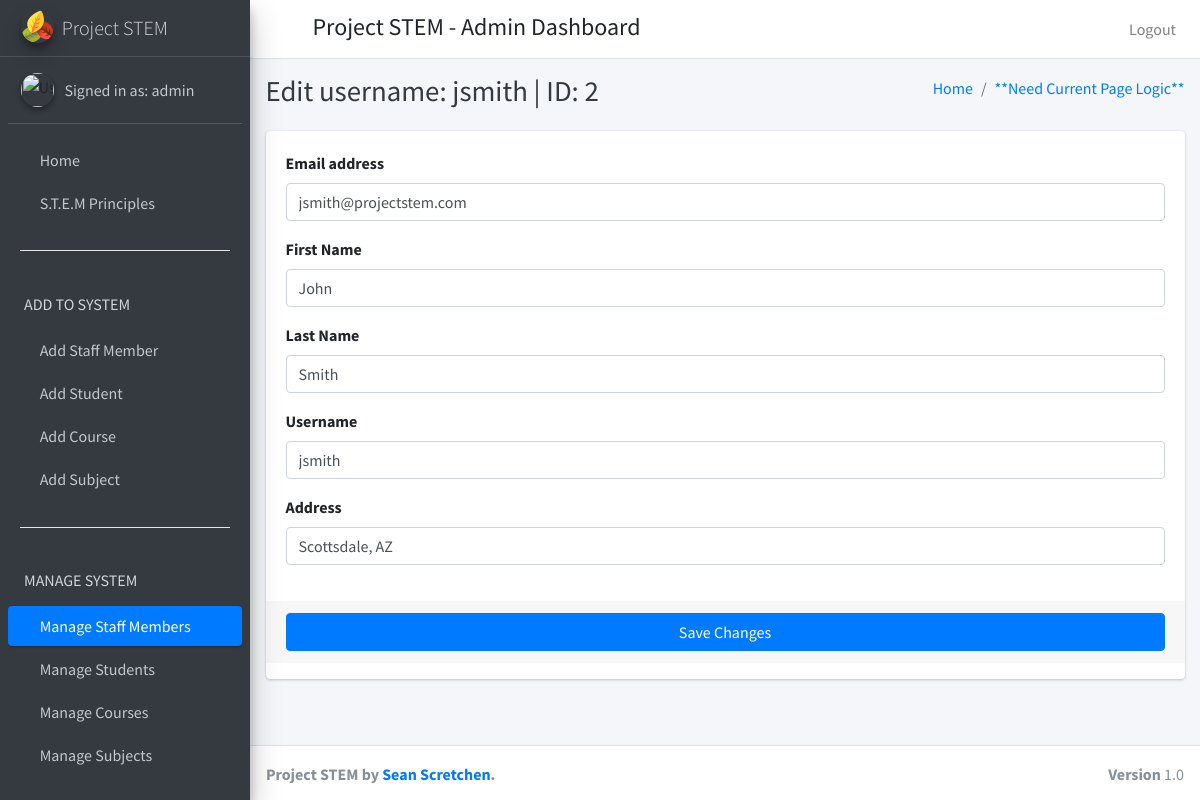
The app's page /edit_staff/2 (signed in) with its own data.
### project_stem_app/models.py (models this page shows)
class CustomUser(AbstractUser):
    user_type_data = ((1, "HOD"), (2, "Staff"), (3, "Student"))
    user_type = models.CharField(default=1, choices=user_type_data, max_length=10)

class Staff(models.Model):
    id = models.AutoField(primary_key=True)
    admin = models.OneToOneField(CustomUser, on_delete=models.CASCADE)
    address = models.TextField()
    created_at = models.DateTimeField(auto_now_add=True)
    updated_at = models.DateTimeField(auto_now_add=True)
    objects = models.Manager()
    class Meta:
        verbose_name_plural = 'Staff'

### project_stem_app/admin_views.py (the view)
# urls.py: path('edit_staff/<str:staff_id>', admin_views.edit_staff, name="edit_staff"),
def edit_staff(request, staff_id):
    staff = Staff.objects.get(admin=staff_id)
    context ={
        'staff': staff,
        'id': staff_id,
    }
    return render(request, 'admin_template/edit_staff.html', context)

### project_stem_app/templates/admin_template/edit_staff.html (shortened to what this page needs)
{% extends 'admin_template/admin_base.html' %}
{% load static %}
{% block page_title %}
Edit username: {{ staff.admin.username }} | ID: {{ staff.admin.id }}
{% endblock %}
{% block content %}
<section class="content">
  <div class="container-fluid">
    <div class="row">
      <div class="col-md-12">
        <div class="card card-primary">
          <form role="form" action="{% url 'save_staff_edits' %}" method="post">
            <div class="card-body">
              <div class="form-group">
                <label>Email address</label>
                <input type="email" class="form-control" name="email" placeholder="Enter email" value="{{ staff.admin.email }}">
              </div>
              <div class="form-group">
                <label>First Name</label>
                <input type="text" class="form-control" placeholder="First Name" name="first_name" value="{{ staff.admin.first_name }}">
              </div>
              <div class="form-group">
                <label>Last Name</label>
                <input type="text" class="form-control" placeholder="Last Name" name="last_name" value="{{ staff.admin.last_name }}">
              </div>
              <div class="form-group">
                <label>Username</label>
                <input type="text" class="form-control" placeholder="Username" name="username" value="{{ staff.admin.username }}">
              </div>
              <div class="form-group">
                <label>Address</label>
                <input type="text" class="form-control" placeholder="Address" name="address" value="{{ staff.address }}">
              </div>
            </div>
            <div class="card-footer">
              <button type="submit" class="btn btn-primary btn-block">Save Changes</button>
            </div>
          </form>
        </div>
      </div>
    </div>
  </div>
  {% endblock %}

### project_stem_app/templates/admin_template/sidebar.html (shortened to what this page needs)
{% load static %}
<aside class="main-sidebar sidebar-dark-primary elevation-4">
  <a href="#" class="brand-link">
    <img src="{% static 'dist/img/leaves.svg' %}" alt="Logo" class="brand-image img-circle elevation-3">
    <span class="brand-text font-weight-light">Project STEM</span>
  </a>
  <div class="sidebar">
    <div class="user-panel mt-3 pb-3 mb-3 d-flex">
      <div class="image">
        <img src="#" class="img-circle elevation-2" alt="User Image">
      </div>
      <div class="info">
        <a href="{% url 'admin_profile' %}" class="d-block">Signed in as: {{ user.username }}</a>
      </div>
    </div>
    <nav class="mt-2">
      <ul class="nav nav-pills nav-sidebar flex-column" data-widget="treeview" role="menu" data-accordion="false">
        <li class="nav-item">
          {% url 'admin_home' as admin_home %}
          <a href="{% url 'admin_home' %}"
          class="nav-link {% if request.path == admin_home %} active {% endif  %}">
          <i class="fas fa-home"></i>
          <p>
            Home
          </p>
        </a>
      </li>
      <li class="nav-item">
        <a href="#" class="nav-link">
          <i class="fas fa-atom"></i>
          <p>
            S.T.E.M Principles
          </p>
        </a>
      </li>
      <br>
      <hr style="width:90%;text-align:left;margin-top:0" color="white">
      <li class="nav-header"><h6>ADD TO SYSTEM</h6></li>
      <li class="nav-item">
        {% url 'add_staff' as add_staff %}
        <a href="{% url 'add_staff' %}"
        class="nav-link {% if request.path == add_staff %} active {% endif  %}">
        <i class="fas fa-chalkboard-teacher"></i>
        <p>
          Add Staff Member
        </p>
      </a>
    </li>
    <li class="nav-item">
      {% url 'add_student' as add_student %}
      <a href="{% url 'add_student' %}"
      class="nav-link {% if request.path == add_student %} active {% endif  %}">
      <i class="fas fa-book-reader"></i>
      <p>
        Add Student
      </p>
    </a>
  </li>
  <li class="nav-item">
    {% url 'add_course' as add_course %}
    <a href="{% url 'add_course' %}"
    class="nav-link {% if request.path == add_course %} active {% endif  %}">
    <i class="fas fa-school"></i>
    <p>
      Add Course
    </p>
  </a>
</li>
<li class="nav-item">
  {% url 'add_subject' as add_subject %}
  <a href="{% url 'add_subject' %}"
  class="nav-link {% if request.path == add_subject %} active {% endif  %}">
  <i class="fas fa-square-root-alt"></i>
  <p>
    Add Subject
  </p>
</a>
</li>
<br>
<hr style="width:90%;text-align:left;margin-top:0" color="white">
<li class="nav-header"><h6>MANAGE SYSTEM</h6></li>
<li class="nav-item">
  {% url 'manage_staff' as manage_staff %}
  {% url 'edit_staff' staff_id=id as edit_staff %}
  <a href="{% url 'manage_staff' %}"
  class="nav-link
  {% if request.path == edit_staff %} active {% endif  %}">
  <i class="fas fa-chalkboard-teacher"></i>
  <p>
    Manage Staff Members
  </p>
</a>
</li>
<li class="nav-item">
  {% url 'manage_students' as manage_students %}
  {% url 'edit_student' student_id=id as edit_student %}
  <a href="{% url 'manage_students' %}"
  class="nav-link
  {% if request.path == edit_student %} active {% endif  %}">
  <i class="fas fa-book-reader"></i>
  <p>
    Manage Students
  </p>
</a>
</li>
<li class="nav-item">
  {% url 'manage_courses' as manage_courses %}
  {% url 'edit_course' course_id=id as edit_course %}
  <a href="{% url 'manage_courses' %}"
  class="nav-link
  {% if request.path == edit_course %} active {% endif  %}">
  <i class="fas fa-school"></i>
  <p>
    Manage Courses
  </p>
</a>
</li>
<li class="nav-item">
  {% url 'manage_subjects' as manage_subjects %}
  {% url 'edit_subject' subject_id=id as edit_subject %}
  <a href="{% url 'manage_subjects'  %}"
  class="nav-link
  {% if request.path == edit_subject %} active {% endif  %}">
  <i class="fas fa-square-root-alt"></i>
  <p>
    Manage Subjects
  </p>
</a>
</li>
<li class="nav-item">
  {% url 'manage_session' as manage_session %}
  <a href="{% url 'manage_session'  %}"
  class="nav-link
  {% if request.path == manage_session %} active {% endif  %}">
  <i class="fas fa-calendar"></i>
  <p>
  </p>
</a>
</li>
<br>
<br>
<br>
<br>
</ul>
</nav>
</div>
</aside>

### records on screen
CustomUser: username "admin"
Staff: admin.username "jsmith", admin.id "2", email "jsmith@projectstem.com", first_name "John", last_name "Smith", username "jsmith", address "Scottsdale, AZ"
